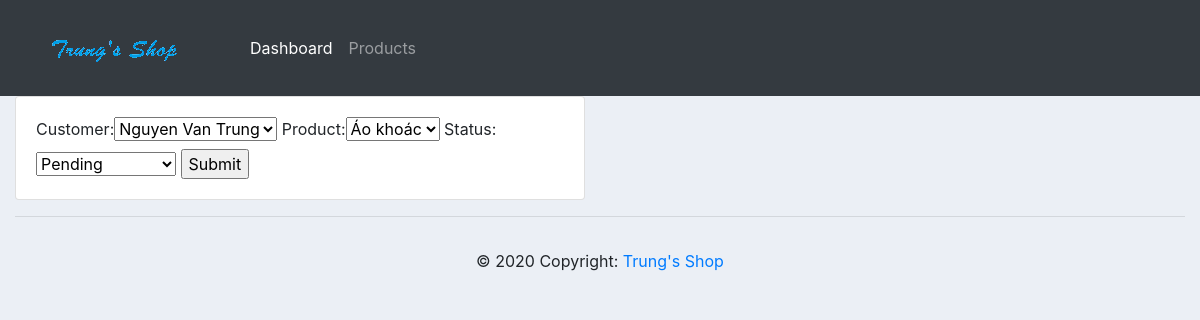
The page /update_order/1 on the database as committed earlier.
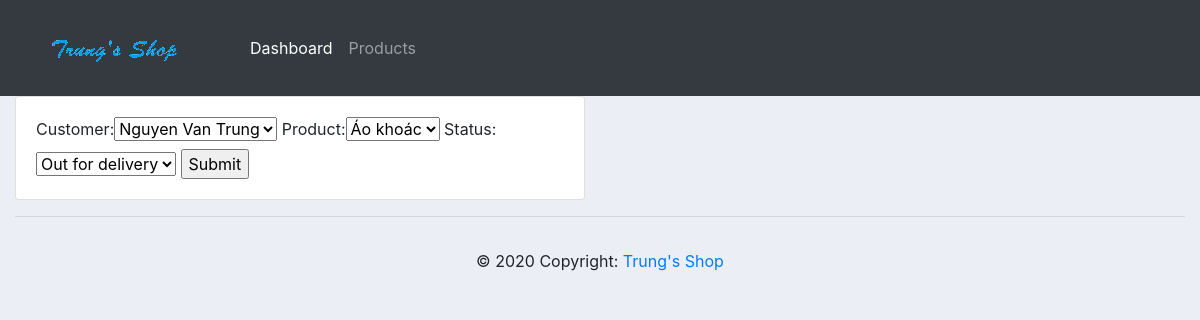
The same page on the database as committed later.
### accounts/models.py (models this page shows, shortened)
class Order(models.Model):
    STATUS = (
			('Pending', 'Pending'),
			('Out for delivery', 'Out for delivery'),
			('Delivered', 'Delivered'),
			)
    customer = models.ForeignKey(Customer, null=True, on_delete=models.SET_NULL)
    product = models.ForeignKey(Product, null=True, on_delete=models.SET_NULL)
    date_created = models.DateTimeField(auto_now_add=True, null=True)
    status = models.CharField(max_length=200, null=True, choices=STATUS)

### accounts/views.py (the view)
# urls.py: path('update_order/<str:pk>', views.updateOrder, name='update_order'),
def updateOrder(request, pk):
    order = Order.objects.get(id=pk)
    form = OrderForm(instance=order)
    if request.method == 'POST':
        print('Printing POST', request.POST)
        form = OrderForm(request.POST, instance=order)
        if form.is_valid():
            form.save()
            return redirect("/")
    context = {'form': form}
    return render(request, 'accounts/order_form.html', context)

### accounts/forms.py
class OrderForm(ModelForm):
    class Meta:
        model = Order
        fields = '__all__'

### accounts/models.py (called while the page is built)
    def __str__(self):
        return self.name

    def __str__(self):
        return self.name

### accounts/templates/accounts/order_form.html (shortened to what this page needs)
{% extends 'accounts/main.html' %}
{% load static %}
{% block content %}
    <div class="row">
        <div class="col-md-6">
            <div class="card card-body">
                <form action="" method="POST">
                    {{ form }}
                    <input type="Submit" name="Submit" id="">
                </form>
            </div>
        </div>
    </div>
{% endblock content %}

Rows that differ between the two databases and show on the page:
changed Order "Nguyen Van Trung": status "Pending" → "Out for delivery"
